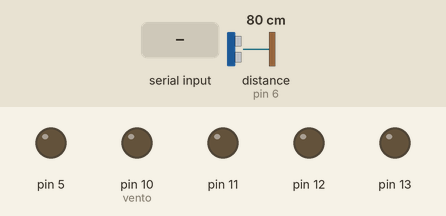
Recording of a sketch running on a simulated Arduino Uno, built with avr-gcc and run on an emulated ATmega328P. Shown: output pins drawn as LEDs (lit = HIGH). Wiring (inferred from the names in the program): ultrasonic range finder: trigger pin 7; echo pin 6. Inputs (shaded band) come from the test bench; at power-on: distance to the obstacle (sensor on pin 6) 80 cm. The echo pulse lasts 58.3 µs per cm; pins used as bus, display or sensor lines are not drawn.

Above: at 2.2 s.
2.3 s: "a" received over Serial
At 2.6 s:
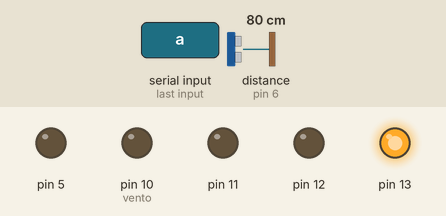
3.8 s: byte 116 ('t') received over Serial
At 4.1 s:
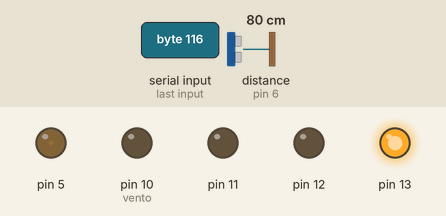
5.3 s: "b" received over Serial
At 6.1 s:
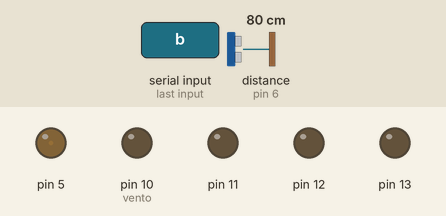
6.8 s: "c" received over Serial
At 7.4 s:
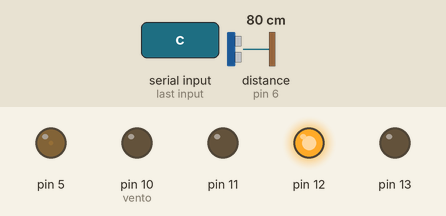
8.3 s: byte 115 ('s') received over Serial
At 8.8 s:
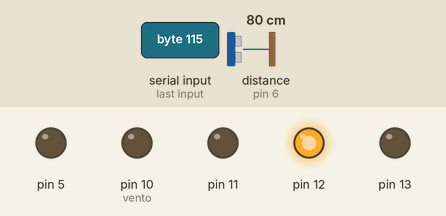
9.8 s: "e" received over Serial
At 10.7 s:
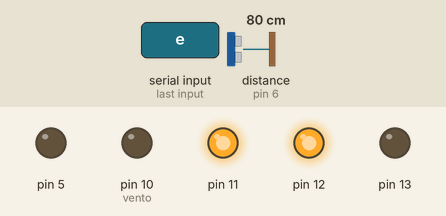
Timing chart, 0 to 12.3 s (numbered marks = the images above; inputs shaded):
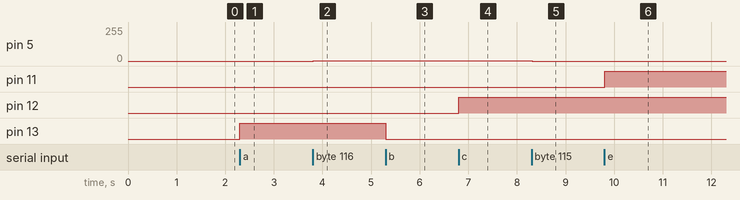

Measured:
- after the input at 2.3 s, pin 13: LOW → HIGH at once
- after the input at 3.8 s, pin 5: 0/255 → 3/255 at once
- after the input at 5.3 s, pin 13: HIGH → LOW at once
- after the input at 6.8 s, pin 12: LOW → HIGH at once
- after the input at 8.3 s, pin 5: 3/255 → 0/255 at once
- after the input at 9.8 s, pin 11: LOW → HIGH at once

The sketch:

home_automation.ino
```cpp
// home automation project

#define trig 7 // Pulse or signal emitter
#define echo 6 // Receptor "del eco" del pulso o señal
#define buzzer 8 //Receiver "echo" of the pulse or signal
int state=0;
int vento=10;
int time=0;
int distance=0;
int A =0;
int B =0;
int C =0;
int a1 =0;


void setup(){
  pinMode(13,OUTPUT);
  pinMode(12,OUTPUT);
  pinMode(11,OUTPUT);
  pinMode(vento,OUTPUT); // FAN
  pinMode(buzzer,OUTPUT);
  pinMode(trig,OUTPUT);
  pinMode(echo,INPUT); // SENSOR SIGNAL
  pinMode(5,OUTPUT);
  Serial.begin(9600);
  delay(1000);
 }

 int sensor(){
  digitalWrite(trig, HIGH);
  delayMicroseconds(10);
  digitalWrite(trig, LOW);
  time = pulseIn(echo, HIGH); //we get the pulse width
  distance = time / 58.4; //we scale time to a distance in cm
  return distance;
 }


 void loop(){
 if(Serial.available()>0){
        state = Serial.read();
 }
 if(state== 'a'){
       digitalWrite(13,HIGH);
 }
 if(state== 'b' ){
       digitalWrite(13,LOW);
 }
 if(state== 'c'){
       digitalWrite(12,HIGH);
 }
 if(state== 'd' ){
       digitalWrite(12,LOW);
 }
 if(state== 'e'){
       digitalWrite(11,HIGH);
 }
 if(state== 'f' ){
       digitalWrite(11,LOW);
 }

///////////////////////////////FAN
 if(state== 'g' ){
       digitalWrite(vento,HIGH);
 }
 if(state== 'h' ){
       digitalWrite(vento,LOW);
 }
////////////////////////////////break fan

////////////////////////////////ALARM
sensor();

if (state == 'A' ){
  a1=1;// on
  }

if (state == 'B'){
  a1=0; // off
  }

if (state =='C'){
 noTone(buzzer);//Restart
 a1=1;
}


if(a1==1){
  if (distance >= 20 and distance <= 50){ //If the distance is less than one and a half meters
        tone(buzzer,500); //The buzzer sounds with a frequency of 1000Hz
        }
}else{
  noTone(buzzer);
}
///////////BREAK ALARM


 if(state=='s'){       //  Dimer 1 connected to pin 5
        analogWrite(5,0);
       }
 if(state=='t'){
        analogWrite(5,3);
       }
if(state=='u'){
        analogWrite(5,8);
       }
if(state=='v'){
        analogWrite(5,20);
       }
if(state=='w'){
        analogWrite(5,30);
       }
if(state=='x'){
        analogWrite(5,60);
       }
if(state=='y'){
        analogWrite(5,125);
       }
if(state=='z'){
        analogWrite(5,255);
       }
 }
```
